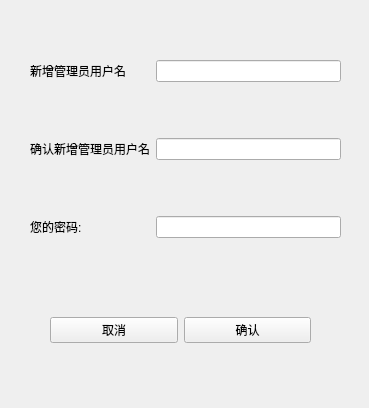
<?xml version="1.0" encoding="UTF-8"?>
<ui version="4.0">
 <class>addAdminWindow</class>
 <widget class="QWidget" name="addAdminWindow">
  <property name="geometry">
   <rect>
    <x>0</x>
    <y>0</y>
    <width>369</width>
    <height>408</height>
   </rect>
  </property>
  <property name="windowTitle">
   <string>Form</string>
  </property>
  <widget class="QWidget" name="gridLayoutWidget">
   <property name="geometry">
    <rect>
     <x>30</x>
     <y>10</y>
     <width>311</width>
     <height>281</height>
    </rect>
   </property>
   <layout class="QGridLayout" name="gridLayout">
    <item row="2" column="1">
     <widget class="QLineEdit" name="conpwEdit">
      <property name="echoMode">
       <enum>QLineEdit::Password</enum>
      </property>
     </widget>
    </item>
    <item row="0" column="1">
     <widget class="QLineEdit" name="usernameEdit"/>
    </item>
    <item row="2" column="0">
     <widget class="QLabel" name="label_3">
      <property name="text">
       <string>您的密码:</string>
      </property>
     </widget>
    </item>
    <item row="0" column="0">
     <widget class="QLabel" name="label">
      <property name="text">
       <string>新增管理员用户名</string>
      </property>
     </widget>
    </item>
    <item row="1" column="0">
     <widget class="QLabel" name="label_2">
      <property name="text">
       <string>确认新增管理员用户名</string>
      </property>
     </widget>
    </item>
    <item row="1" column="1">
     <widget class="QLineEdit" name="passwdEdit">
      <property name="echoMode">
       <enum>QLineEdit::Password</enum>
      </property>
     </widget>
    </item>
   </layout>
  </widget>
  <widget class="QWidget" name="gridLayoutWidget_2">
   <property name="geometry">
    <rect>
     <x>50</x>
     <y>260</y>
     <width>261</width>
     <height>141</height>
    </rect>
   </property>
   <layout class="QGridLayout" name="gridLayout_2">
    <item row="0" column="1">
     <widget class="QPushButton" name="yesButton">
      <property name="text">
       <string>确认</string>
      </property>
     </widget>
    </item>
    <item row="0" column="0">
     <widget class="QPushButton" name="noButton">
      <property name="text">
       <string>取消</string>
      </property>
     </widget>
    </item>
   </layout>
  </widget>
 </widget>
 <resources/>
 <connections/>
</ui>
